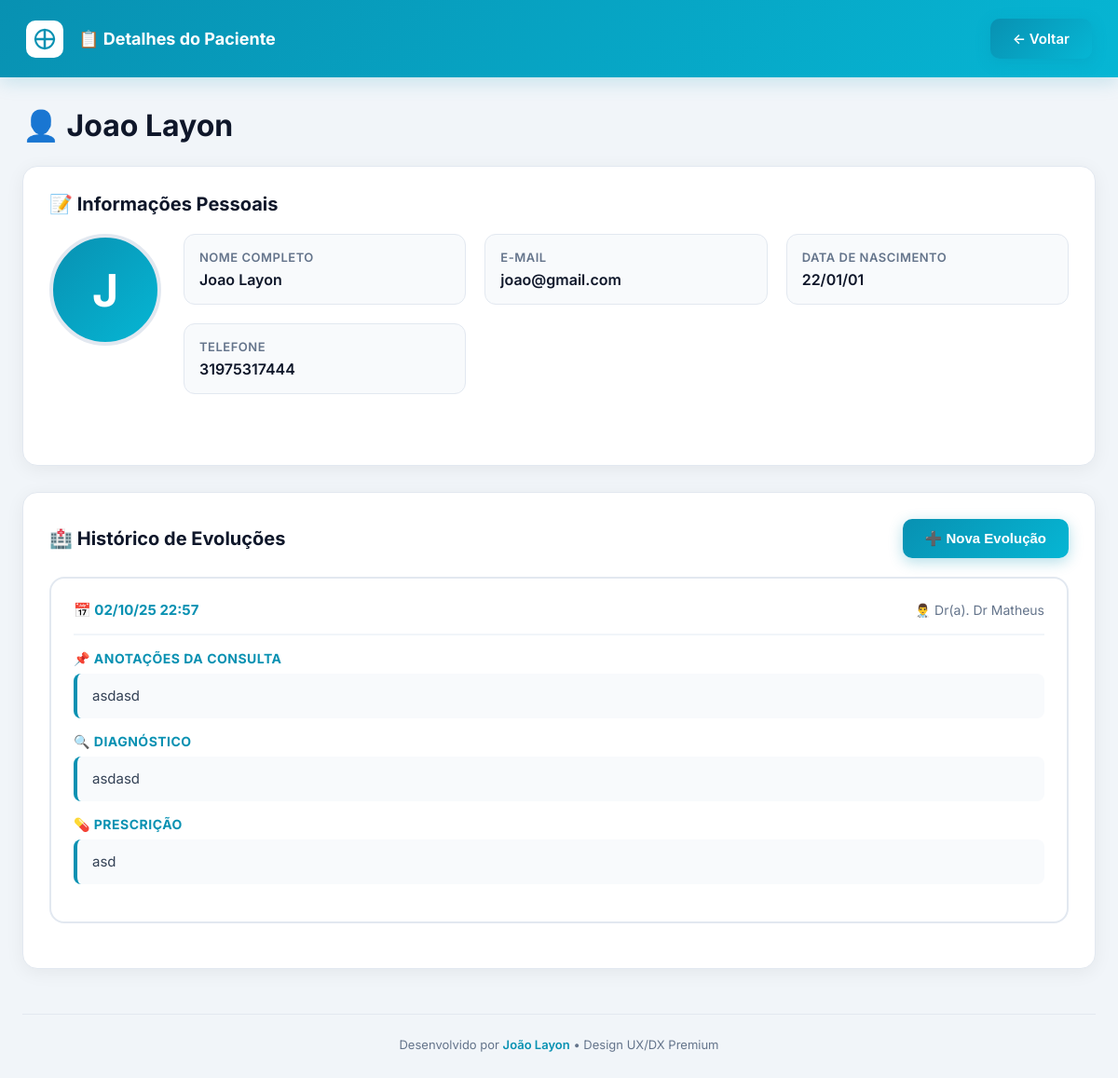
The page /paciente/3/detalhes (signed in) on the database its author committed.
### tables this page shows
CREATE TABLE users (
        id INTEGER PRIMARY KEY AUTOINCREMENT,
        email TEXT UNIQUE NOT NULL,
        senha_hash TEXT NOT NULL,
        nome TEXT NOT NULL,
        tipo TEXT NOT NULL CHECK(tipo IN ('admin', 'medico', 'paciente')),
        criado_em DATETIME DEFAULT CURRENT_TIMESTAMP
    , profile_photo TEXT DEFAULT NULL);

CREATE TABLE pacientes (
        id INTEGER PRIMARY KEY AUTOINCREMENT,
        user_id INTEGER NOT NULL UNIQUE,
        medico_id INTEGER,
        data_nascimento DATE,
        telefone TEXT,
        FOREIGN KEY (user_id) REFERENCES users(id),
        FOREIGN KEY (medico_id) REFERENCES medicos(id)
    );

CREATE TABLE "evolucoes" (
                id INTEGER PRIMARY KEY AUTOINCREMENT,
                sala_id INTEGER,
                medico_id INTEGER NOT NULL,
                paciente_id INTEGER NOT NULL,
                data DATETIME DEFAULT CURRENT_TIMESTAMP,
                anotacoes TEXT,
                diagnostico TEXT,
                prescricao TEXT,
                FOREIGN KEY (sala_id) REFERENCES salas(id),
                FOREIGN KEY (medico_id) REFERENCES medicos(id),
                FOREIGN KEY (paciente_id) REFERENCES pacientes(id)
            );

### app.py (the view)
@app.route('/paciente/<int:paciente_id>/detalhes')
@role_required('medico')
def paciente_detalhes(paciente_id):
    conn = get_db()
    medico = conn.execute('SELECT id FROM medicos WHERE user_id = ?', (session['user_id'],)).fetchone()
    if not medico:
        flash('Erro ao identificar médico.')
        conn.close()
        return redirect(url_for('medico_dashboard'))
    paciente = conn.execute('''
        SELECT p.id, u.nome, u.email, p.data_nascimento, p.telefone, u.profile_photo
        FROM pacientes p
        JOIN users u ON p.user_id = u.id
        WHERE p.id = ? AND p.medico_id = ?
    ''', (paciente_id, medico['id'])).fetchone()
    if not paciente:
        flash('Paciente não encontrado ou você não tem permissão para visualizar.')
        conn.close()
        return redirect(url_for('medico_dashboard'))
    evolucoes = conn.execute('''
        SELECT e.id, e.data, e.anotacoes, e.diagnostico, e.prescricao,
               u.nome as medico_nome, s.titulo as sala_titulo
        FROM evolucoes e
        JOIN medicos m ON e.medico_id = m.id
        JOIN users u ON m.user_id = u.id
        LEFT JOIN salas s ON e.sala_id = s.id
        WHERE e.paciente_id = ?
        ORDER BY e.data DESC
    ''', (paciente_id,)).fetchall()
    conn.close()
    return render_template('paciente_detalhes.html', paciente=paciente, evolucoes=evolucoes)

### app.py (called while the page is built, shortened)
def get_cached_system_config():
    global _system_config_cache, _config_cache_time
    now = datetime.now()
    if _system_config_cache and _config_cache_time and (now - _config_cache_time).total_seconds() < CONFIG_CACHE_DURATION:
        return _system_config_cache

@app.context_processor
def inject_config():
    result = {
        'system_config': get_cached_system_config(),
        'user_profile_photo': None
    }
    if 'user_id' in session:
        conn = get_db()
        try:
            user = conn.execute('SELECT profile_photo FROM users WHERE id = ?', (session['user_id'],)).fetchone()
            if user and user['profile_photo']:
                result['user_profile_photo'] = user['profile_photo']
        except:
            pass
        finally:
            conn.close()
    return result

def format_date_br(date_string):
    if not date_string:
        return ''
    try:
        if isinstance(date_string, str):
            date_string = date_string.split('.')[0]
            if 'T' in date_string or ' ' in date_string:
                if 'T' in date_string:
                    dt = datetime.fromisoformat(date_string.replace('Z', '+00:00'))
                else:
                    dt = datetime.strptime(date_string, '%Y-%m-%d %H:%M:%S')
                if dt.tzinfo is None:
                    utc_dt = pytz.UTC.localize(dt)
                else:
                    utc_dt = dt
                br_dt = utc_dt.astimezone(BRASILIA_TZ)
                return br_dt.strftime('%d/%m/%y')
            else:
                dt = datetime.strptime(date_string, '%Y-%m-%d')
                return dt.strftime('%d/%m/%y')
    except Exception as e:
        return date_string

def get_db():
    conn = sqlite3.connect(DB_PATH, timeout=20.0, check_same_thread=False)
    conn.row_factory = sqlite3.Row
    conn.execute('PRAGMA journal_mode=WAL')
    conn.execute('PRAGMA synchronous=NORMAL')
    conn.execute('PRAGMA cache_size=-64000')
    conn.execute('PRAGMA temp_store=MEMORY')
    conn.execute('PRAGMA mmap_size=134217728')
    return conn

### templates/paciente_detalhes.html (shortened to what this page needs)
<!doctype html>
<html lang="pt-BR">
<head>
</head>
<body>
<header>
  <div class="header-left">
    <div class="logo-mini">
      <svg viewBox="0 0 24 24" fill="none" xmlns="http://www.w3.org/2000/svg">
        <path d="M12 2L12 12L22 12M12 12L12 22M12 12L2 12" stroke="#0891b2" stroke-width="2.5" stroke-linecap="round"/>
        <circle cx="12" cy="12" r="10" stroke="#0891b2" stroke-width="2"/>
      </svg>
    </div>
    <div>
      <div class="header-title">📋 Detalhes do Paciente</div>
    </div>
  </div>
  <div>
    <a href="{{ url_for('medico_dashboard') }}" class="btn">← Voltar</a>
  </div>
</header>
<div class="container">
  <h1>👤 {{ paciente.nome }}</h1>
  <div class="section">
    <h2>📝 Informações Pessoais</h2>
    <div style="display: flex; gap: 24px; margin-bottom: 24px; flex-wrap: wrap;">
      <div style="text-align: center;">
        <div style="width: 120px; height: 120px; border-radius: 50%; overflow: hidden; background: linear-gradient(135deg, #0891b2, #06b6d4); display: flex; align-items: center; justify-content: center; color: white; font-size: 48px; font-weight: 700; border: 4px solid #e2e8f0;">
          {% if paciente.profile_photo %}
            <img src="{{ url_for('static', filename='uploads/profile_photos/' + paciente.profile_photo) }}" alt="Foto de {{ paciente.nome }}" style="width: 100%; height: 100%; object-fit: cover;">
          {% else %}
            {{ paciente.nome[0] if paciente.nome else 'P' }}
          {% endif %}
        </div>
      </div>
      <div style="flex: 1; min-width: 250px;">
        <div class="info-grid">
          <div class="info-item">
            <div class="info-label">Nome Completo</div>
            <div class="info-value">{{ paciente.nome }}</div>
          </div>
          <div class="info-item">
            <div class="info-label">E-mail</div>
            <div class="info-value">{{ paciente.email }}</div>
          </div>
          <div class="info-item">
            <div class="info-label">Data de Nascimento</div>
            <div class="info-value">{{ paciente.data_nascimento|date_br if paciente.data_nascimento else 'Não informado' }}</div>
          </div>
          <div class="info-item">
            <div class="info-label">Telefone</div>
            <div class="info-value">{{ paciente.telefone or 'Não informado' }}</div>
          </div>
        </div>
      </div>
    </div>
  </div>
  <div class="section">
    <div style="display: flex; justify-content: space-between; align-items: center; margin-bottom: 20px;">
      <h2 style="margin-bottom: 0;">🏥 Histórico de Evoluções</h2>
      <button class="btn" onclick="document.getElementById('formEvolucao').style.display='block'; this.style.display='none';">
        ➕ Nova Evolução
      </button>
    </div>
    {% if evolucoes %}
      {% for evolucao in evolucoes %}
      <div class="evolucao-card">
        <div class="evolucao-header">
          <div class="evolucao-date">📅 {{ evolucao.data|datetime_br }}</div>
          <div class="evolucao-medico">👨‍⚕️ Dr(a). {{ evolucao.medico_nome }}</div>
        </div>
        {% if evolucao.anotacoes %}
        <div class="evolucao-section">
          <div class="evolucao-section-title">📌 Anotações da Consulta</div>
          <div class="evolucao-text">{{ evolucao.anotacoes }}</div>
        </div>
        {% endif %}
        {% if evolucao.diagnostico %}
        <div class="evolucao-section">
          <div class="evolucao-section-title">🔍 Diagnóstico</div>
          <div class="evolucao-text">{{ evolucao.diagnostico }}</div>
        </div>
        {% endif %}
        {% if evolucao.prescricao %}
        <div class="evolucao-section">
          <div class="evolucao-section-title">💊 Prescrição</div>
          <div class="evolucao-text">{{ evolucao.prescricao }}</div>
        </div>
        {% endif %}
      </div>
      {% endfor %}
    {% else %}
      <div class="empty-state">
        <div class="empty-state-icon">📋</div>
        <p>Ainda não há evoluções registradas para este paciente.</p>
      </div>
    {% endif %}
  </div>
  <div class="credits">
    Desenvolvido por <strong>João Layon</strong> • Design UX/DX Premium
  </div>
</div>
</body>
</html>

### templates/paciente_detalhes.html (style rules this page uses)
* { margin: 0; padding: 0; box-sizing: border-box; }
body { font-family: 'Inter', -apple-system, BlinkMacSystemFont, 'Segoe UI', Roboto, sans-serif; background: #f1f5f9; min-height: 100vh; }
header { background: linear-gradient(135deg, #0891b2, #06b6d4); color: white; padding: 20px 28px; display: flex; align-items: center; justify-content: space-between; box-shadow: 0 4px 20px rgba(8, 145, 178, 0.2); position: sticky; top: 0; z-index: 100; backdrop-filter: blur(10px); }
.header-left { display: flex; align-items: center; gap: 16px; }
.logo-mini { width: 40px; height: 40px; background: white; border-radius: 10px; display: flex; align-items: center; justify-content: center; }
.logo-mini svg { width: 24px; height: 24px; }
.header-title { font-size: 18px; font-weight: 700; }
.container { max-width: 1200px; margin: 0 auto; padding: 32px 24px; }
h1 { color: #0f172a; font-size: 32px; margin-bottom: 24px; font-weight: 700; }
h2 { color: #0f172a; font-size: 20px; margin-bottom: 20px; font-weight: 700; }
.section { background: white; padding: 28px; border-radius: 16px; margin-bottom: 28px; box-shadow: 0 4px 20px rgba(0,0,0,0.06); border: 1px solid #e2e8f0; }
.info-grid { display: grid; grid-template-columns: repeat(auto-fit, minmax(min(100%, 250px), 1fr)); gap: 20px; margin-bottom: 24px; }
.info-item { background: #f8fafc; padding: 16px; border-radius: 12px; border: 1px solid #e2e8f0; }
.info-label { font-size: 13px; color: #64748b; font-weight: 600; text-transform: uppercase; letter-spacing: 0.5px; margin-bottom: 6px; }
.info-value { font-size: 16px; color: #0f172a; font-weight: 600; }
.btn { padding: 12px 24px; border-radius: 10px; background: linear-gradient(135deg, #0891b2, #06b6d4); color: white; border: none; cursor: pointer; font-weight: 600; font-size: 15px; transition: all 0.3s ease; box-shadow: 0 4px 15px rgba(8, 145, 178, 0.3); text-decoration: none; display: inline-block; }
.evolucao-card { background: white; border: 2px solid #e2e8f0; border-radius: 16px; padding: 24px; margin-bottom: 20px; transition: all 0.3s ease; }
.evolucao-header { display: flex; justify-content: space-between; align-items: center; margin-bottom: 16px; padding-bottom: 16px; border-bottom: 2px solid #f1f5f9; }
.evolucao-date { color: #0891b2; font-weight: 700; font-size: 15px; }
.evolucao-medico { color: #64748b; font-size: 14px; }
.evolucao-section { margin-bottom: 16px; }
.evolucao-section-title { font-weight: 700; color: #0891b2; font-size: 14px; text-transform: uppercase; letter-spacing: 0.5px; margin-bottom: 8px; }
.evolucao-text { color: #334155; font-size: 15px; line-height: 1.6; background: #f8fafc; padding: 12px 16px; border-radius: 8px; border-left: 4px solid #0891b2; }
.credits { text-align: center; color: #64748b; font-size: 13px; margin-top: 48px; padding-top: 24px; border-top: 1px solid #e2e8f0; }
.credits strong { color: #0891b2; font-weight: 600; }

### rows shown on the page
users: nome "Joao Layon", nome "J", email "joao@gmail.com"
pacientes: data_nascimento "22/01/01", telefone "31975317444"
evolucoes: data "02/10/25 22:57", medico_nome "Dr Matheus", anotacoes "asdasd", diagnostico "asdasd", prescricao "asd"
